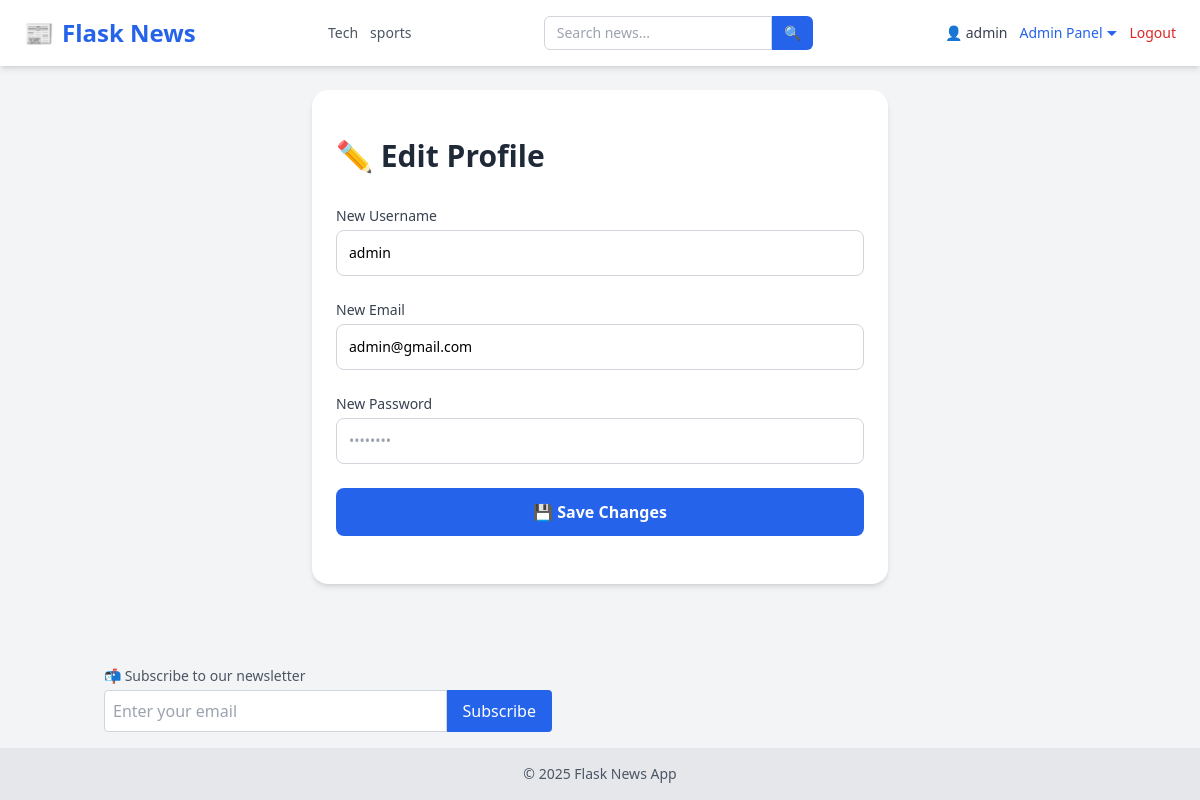
The app's page /edit-profile (signed in) with its own data.
### tables this page shows
CREATE TABLE categories (
            id INTEGER PRIMARY KEY AUTOINCREMENT,
            name TEXT UNIQUE NOT NULL
        );

CREATE TABLE users (
            id INTEGER PRIMARY KEY AUTOINCREMENT,
            username TEXT NOT NULL,
            email TEXT UNIQUE NOT NULL,
            password TEXT NOT NULL,
            role TEXT DEFAULT 'user'
        );

### app/user_routes.py (the view, shortened to what this page needs)
@user.route('/edit-profile', methods=['GET', 'POST'])
@login_required
def edit_profile():
    conn = sqlite3.connect(current_app.config['DATABASE'])
    c = conn.cursor()
    c.execute("SELECT username, email FROM users WHERE id = ?", (current_user.id,))
    user = c.fetchone()
    conn.close()
    return render_template('edit_profile.html', username=user[0], email=user[1])

### app/__init__.py (called while the page is built)
def create_app():
    app = Flask(__name__, instance_relative_config=True)
    app.config.from_object('config.Config')
    from app.routes import main
    app.register_blueprint(main)
    from app.admin_routes import admin
    app.register_blueprint(admin)
    from app.user_routes import user
    app.register_blueprint(user)
    init_db(app)
    login_manager.init_app(app)
    @login_manager.user_loader
    def user_loader(user_id):
        return load_user(user_id)
    @app.context_processor
    def inject_now():
        return {'now': datetime.now}
    @app.context_processor
    def inject_categories():
        conn = sqlite3.connect(current_app.config['DATABASE'])
        c = conn.cursor()
        c.execute("SELECT id, name FROM categories ORDER BY name ASC")
        categories = c.fetchall()
        conn.close()
        return {'categories': categories}
    return app

### app/models.py (called while the page is built)
def load_user(user_id):
    conn = sqlite3.connect(current_app.config['DATABASE'])
    c = conn.cursor()
    c.execute("SELECT id, username,email, role FROM users WHERE id = ?", (user_id,))
    row = c.fetchone()
    conn.close()
    if row:
        return User(*row)
    return None

### app/templates/edit_profile.html
{% extends "layout.html" %} {% block title %}Edit Profile{% endblock %} {% block
content %}
<div class="max-w-xl mx-auto py-12 px-6 bg-white shadow-md rounded-2xl">
  <h1
    class="text-3xl font-extrabold text-gray-800 mb-8 flex items-center gap-2"
  >
    ✏️ Edit Profile
  </h1>
  <form method="POST" class="space-y-6">
    <div>
      <label
        for="username"
        class="block text-sm font-medium text-gray-700 mb-1"
      >
        New Username
      </label>
      <input
        type="text"
        name="username"
        id="username"
        value="{{ username }}"
        class="w-full p-3 border border-gray-300 rounded-lg focus:outline-none focus:ring-2 focus:ring-blue-500 text-sm"
      />
    </div>
    <div>
      <label for="email" class="block text-sm font-medium text-gray-700 mb-1">
        New Email
      </label>
      <input
        type="email"
        name="email"
        id="email"
        value="{{ email }}"
        class="w-full p-3 border border-gray-300 rounded-lg focus:outline-none focus:ring-2 focus:ring-blue-500 text-sm"
      />
    </div>
    <div>
      <label
        for="password"
        class="block text-sm font-medium text-gray-700 mb-1"
      >
        New Password
      </label>
      <input
        type="password"
        name="password"
        id="password"
        placeholder="••••••••"
        class="w-full p-3 border border-gray-300 rounded-lg focus:outline-none focus:ring-2 focus:ring-blue-500 text-sm"
      />
    </div>
    <div>
      <button
        type="submit"
        class="w-full bg-blue-600 hover:bg-blue-700 text-white font-semibold py-3 px-6 rounded-lg transition duration-200"
      >
        💾 Save Changes
      </button>
    </div>
  </form>
</div>
{% endblock %}

### app/templates/layout.html (shortened to what this page needs)
<!DOCTYPE html>
<html lang="en">
  <head>
    <script src="https://cdn.tailwindcss.com"></script>
    <link
      rel="stylesheet"
      href="https://cdnjs.cloudflare.com/ajax/libs/font-awesome/6.4.0/css/all.min.css"
    />
  </head>
  <body class="bg-gray-100 min-h-screen flex flex-col">
    <nav
      class="bg-white shadow-md px-6 py-4 flex flex-wrap md:flex-nowrap justify-between items-center"
    >
      <a
        href="/"
        class="text-2xl font-extrabold text-blue-600 flex items-center gap-2"
      >
        📰 <span>Flask News</span>
      </a>
      <div
        class="flex flex-wrap justify-center gap-3 mt-4 md:mt-0 md:ml-6 text-sm text-gray-600 font-medium"
      >
        {% for cat in categories %}
        <a
          href="{{ url_for('main.filter_by_category', name=cat[1]) }}"
          class="hover:text-blue-600 transition-colors"
        >
          {{ cat[1] }}
        </a>
        {% endfor %}
      </div>
      <form
        method="GET"
        action="{{ url_for('main.search') }}"
        class="flex mt-4 md:mt-0 md:ml-6"
      >
        <input
          type="text"
          name="q"
          placeholder="Search news..."
          required
          class="px-3 py-1.5 border rounded-l-md border-gray-300 focus:outline-none focus:ring focus:border-blue-500 text-sm"
        />
        <button
          type="submit"
          class="px-3 py-1.5 bg-blue-600 text-white rounded-r-md text-sm hover:bg-blue-700 transition-colors"
        >
          🔍
        </button>
      </form>
      <div
        class="flex items-center gap-3 mt-4 md:mt-0 md:ml-6 text-sm relative"
      >
        {% if current_user.is_authenticated %}
        <a href="{{ url_for('user.user_profile', email=current_user.email) }}"
          ><span class="text-gray-700">👤 {{ current_user.username }}</span></a
        >
        {% if current_user.role == 'admin' %}
        <div class="relative">
          <button
            id="adminDropdownToggle"
            class="text-blue-600 hover:underline focus:outline-none"
            onclick="toggleAdminDropdown()"
          >
            Admin Panel ⏷
          </button>
        </div>
        {% endif %}
        <a href="/logout" class="text-red-600 hover:underline">Logout</a>
        {% else %}
        <a href="/login" class="text-blue-600 hover:underline">Login</a>
        <a href="/register" class="text-blue-600 hover:underline">Register</a>
        {% endif %}
      </div>
    </nav>
    <main class="flex-grow container mx-auto p-6">
       {% block content %}{% endblock %}
    </main>
    <div class="container mx-auto mb-4 px-4">
      <form action="{{ url_for('user.subscribe') }}" method="POST" class="mt-4">
        <label class="block text-sm text-gray-600 mb-1"
          >📬 Subscribe to our newsletter</label
        >
        <div class="flex max-w-md">
          <input
            type="email"
            name="email"
            required
            placeholder="Enter your email"
            class="w-full p-2 rounded-l border border-gray-300"
          />
          <button type="submit" class="bg-blue-600 text-white px-4 rounded-r">
            Subscribe
          </button>
        </div>
      </form>
    </div>
    <footer class="bg-gray-200 text-center py-4 text-sm text-gray-600">
      &copy; {{ now().year }} Flask News App
    </footer>
  </body>
</html>

### records on screen
categories: name "Tech"
categories: name "sports"
users: username "admin", email "admin@gmail.com"
